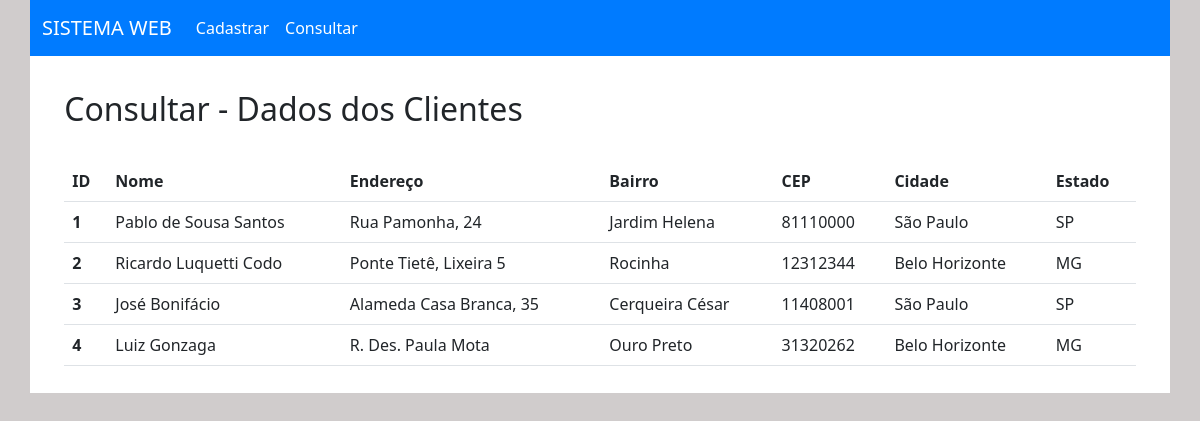
/consulta.php, run on the app's committed database.
### tables this page shows
CREATE TABLE `clientes` (
  `id` int(3) NOT NULL,
  `nome` varchar(150) NOT NULL,
  `endereco` varchar(150) NOT NULL,
  `bairro` varchar(50) NOT NULL,
  `cep` int(9) NOT NULL,
  `cidade` varchar(50) NOT NULL,
  `estado` enum('SP','RJ','PI','MG') NOT NULL
);

### consulta.php (the view, shortened to what this page needs)
<?php
try{
    $PDO = new PDO('mysql:host=' . MYSQL_HOST . ';dbname=' . MYSQL_DB_NAME, MYSQL_USER, MYSQL_PASSWORD);
}catch(PDOException $e){
    echo 'Erro ao conectar com o MySQL: ' . $e->getMessage();
}
?>
<!DOCTYPE html>
<html lang="en">
<head>
    <link href="https://cdn.jsdelivr.net/npm/bootstrap@5.3.0-alpha3/dist/css/bootstrap.min.css" rel="stylesheet">
    <link rel="stylesheet" href="style.css">
</head>
<body>
<div class="container" id="container">
      <nav class="navbar navbar-expand-lg bg-body-tertiary, fundo" data-bs-theme="dark">
        <div class="container-fluid">
            <a class="navbar-brand" href="#">SISTEMA WEB</a>
            <div class="collapse navbar-collapse" id="navbarNav">
            <ul class="navbar-nav">
                <li class="nav-item">
                <a class="nav-link active" aria-current="page" href="cadastro.php">Cadastrar</a>
                </li>
                <li class="nav-item">
                <a class="nav-link active" href="consulta.php">Consultar</a>
                </li>
            </ul>
            </div>
        </div>
    </nav>
    <?php
        $sql = "SELECT * FROM clientes";
        $resul = $PDO->query($sql);
        $rows = $resul->fetchAll();
        ?>
        <div class="itens">
        <h2>Consultar - Dados dos Clientes</h2>
        <div class="table-responsive">
        <table class="table">
            <thead class="table">
                <tr>
                <th scope="col">ID</th>
                <th scope="col">Nome</th>
                <th scope="col">Endereço</th>
                <th scope="col">Bairro</th>
                <th scope="col">CEP</th>
                <th scope="col">Cidade</th>
                <th scope="col">Estado</th>
                </tr>
            </thead>
            <tbody>
        <?php
            for($i = 0; $i< count($rows); $i++){?>
                <tr>
                <th scope="row"><?php echo $rows[$i]['id'] ?></th>
                <td><?php echo $rows[$i]['nome'] ?></td>
                <td><?php echo $rows[$i]['endereco'] ?></td>
                <td><?php echo $rows[$i]['bairro'] ?></td>
                <td><?php echo $rows[$i]['cep'] ?></td>
                <td><?php echo $rows[$i]['cidade'] ?></td>
                <td><?php echo $rows[$i]['estado'] ?></td>
                </tr>
       <?php }?>
            </tbody>
       </table>
        </div>
        </div>
        </div>
</body>
</html>

### style.css (style rules this page uses)
body { background-color: #d0cccc; }
#container { padding: 0; background-color: white; }
.itens { margin: 3%; padding-bottom: 1%; }
.fundo { background-color: #007bff; }
h2 { margin-bottom: 3% !important; }
thead { background-color: #007bff; color: white !important; }

### data on the page
clientes: id "1", nome "Pablo de Sousa Santos", endereco "Rua Pamonha, 24", bairro "Jardim Helena", cep "81110000", cidade "São Paulo", estado "SP"
clientes: id "2", nome "Ricardo Luquetti Codo", endereco "Ponte Tietê, Lixeira 5", bairro "Rocinha", cep "12312344", cidade "Belo Horizonte", estado "MG"
clientes: id "3", nome "José Bonifácio", endereco "Alameda Casa Branca, 35", bairro "Cerqueira César", cep "11408001", cidade "São Paulo", estado "SP"
clientes: id "4", nome "Luiz Gonzaga", endereco "R. Des. Paula Mota", bairro "Ouro Preto", cep "31320262", cidade "Belo Horizonte", estado "MG"
